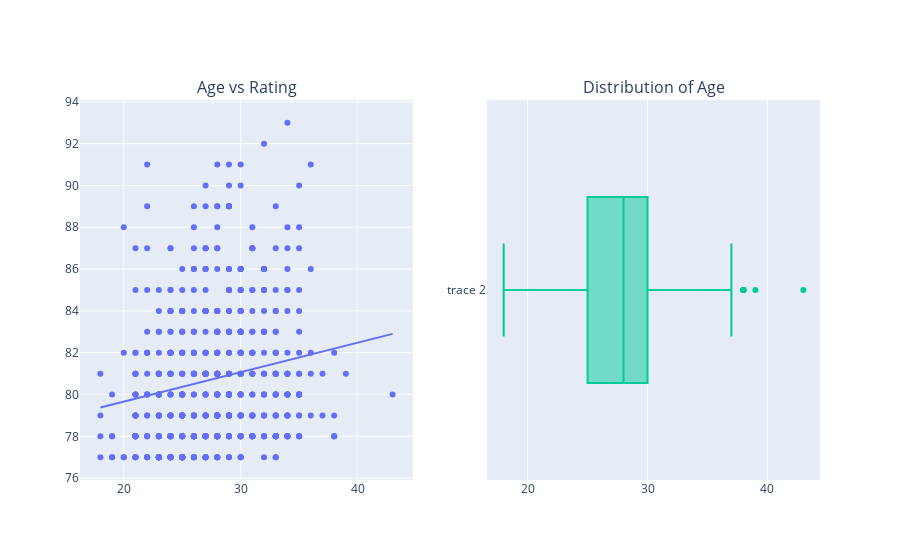

The code cell stored with this chart in its notebook:
### Code cell
plots = make_subplots(rows = 1, cols = 2, subplot_titles=['Age vs Rating', 'Distribution of Age'])
trendline = px.scatter(df, x = 'age', y = 'overall', trendline='ols').data[1]
fig1 = go.Scatter(x = df['age'], y = df['overall'], mode = 'markers')
fig2 = go.Box(x=df['age'])
fig3 = ff.create_distplot([df['age']], ['age'])
plots.add_trace(fig1, row = 1, col = 1)
plots.add_trace(trendline, row = 1, col = 1)
plots.add_trace(fig2, row = 1, col = 2)
plots.update_layout(showlegend=False)
plots.show()

### Figure 1 — Plotly figure (JSON) as saved in the notebook; plotly's stock layout.template omitted (floating-point values rounded to 4 significant figures; data arrays with more than 128 entries replaced by an {"elided": "..."} marker saying what was removed)
{"data": [{"mode": "markers", "type": "scatter", "x": {"elided": "652 int values"}, "xaxis": "x", "y": {"elided": "652 int values"}, "yaxis": "y"}, {"hovertemplate": "<b>OLS trendline</b><br>overall = 0.140751 * age + 76.8482<br>R<sup>2</sup>=0.032764<br><br>age=%{x}<br>overall=%{y} <b>(trend)</b><extra></extra>", "legendgroup": "", "marker": {"color": "#636efa", "symbol": "circle"}, "mode": "lines", "name": "", "showlegend": false, "type": "scatter", "x": {"elided": "652 int values"}, "xaxis": "x", "y": {"elided": "652 float values"}, "yaxis": "y"}, {"type": "box", "x": {"elided": "652 int values"}, "xaxis": "x2", "yaxis": "y2"}], "layout": {"annotations": [{"font": {"size": 16}, "showarrow": false, "text": "Age vs Rating", "x": 0.225, "xanchor": "center", "xref": "paper", "y": 1, "yanchor": "bottom", "yref": "paper"}, {"font": {"size": 16}, "showarrow": false, "text": "Distribution of Age", "x": 0.775, "xanchor": "center", "xref": "paper", "y": 1, "yanchor": "bottom", "yref": "paper"}], "showlegend": false, "xaxis": {"anchor": "y", "domain": [0, 0.45]}, "xaxis2": {"anchor": "y2", "domain": [0.55, 1]}, "yaxis": {"anchor": "x", "domain": [0, 1]}, "yaxis2": {"anchor": "x2", "domain": [0, 1]}}}
